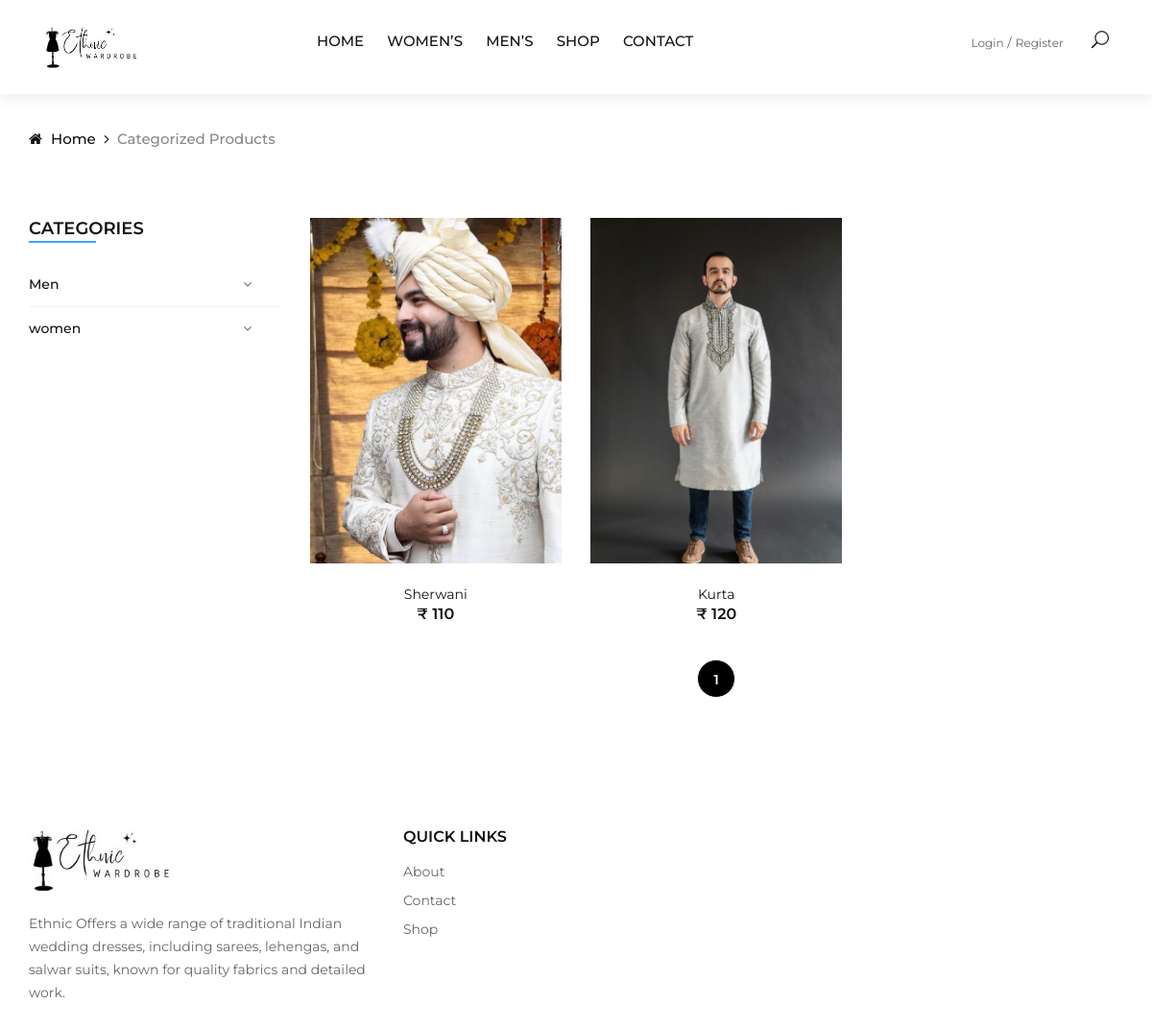
Screenshot of /catwiseprod/1 with the database file from the repository.
### myapp/models.py (models this page shows, shortened)
class product_category(models.Model):
    Product_category_name = models.CharField(max_length=25)

class product_detail(models.Model):
    L_id = models.ForeignKey(login, on_delete=models.CASCADE, default="")
    Pro_name = models.CharField(max_length=70)
    Pro_brandname = models.CharField(max_length=50, default="Prexa Wear")
    Pro_Cat = models.ForeignKey(product_category, on_delete=models.CASCADE, default="")
    Pro_subcat = models.ForeignKey(product_subcategory, on_delete=models.CASCADE, default="")
    Pro_image = models.ImageField(upload_to="photos")
    Pro_description = models.CharField(max_length=500)
    Pro_price = models.IntegerField()
    is_visible = models.BooleanField(default=True)
    added_date = models.DateTimeField(auto_now=True, editable=False)
    def Pro_images(self):
        return mark_safe('<img src="{}" width="100"/>'.format(self.Pro_image.url))
    Pro_images.allow_tags = True

### myapp/views.py (the view)
# urls.py: path("catwiseprod/<int:cpid>", views.catwiseprod, name="catwiseprod"),
def catwiseprod(request, cpid):
    try:
        uid = request.session['log_id']
        try:
            profiledata = login.objects.get(id=uid)
        except login.DoesNotExist:
            profiledata = None
        proddata = product_detail.objects.filter(is_visible=True, Pro_Cat=product_category(id=cpid))
        catdata = product_category.objects.all()
        subcatdata = product_subcategory.objects.all()
        page = request.GET.get('page', 1)
        paginator = Paginator(proddata, 3)  # Set the number of items per page
        try:
            proddata = paginator.page(page)
        except PageNotAnInteger:
            proddata = paginator.page(1)
        except EmptyPage:
            proddata = paginator.page(paginator.num_pages)
        details = {
            'profiledata': profiledata,
            'proddata': proddata,
            'catdata': catdata,
            'subcatdata': subcatdata,
        }
        return render(request, 'catwiseprod.html', details)
    except:
        pass
    proddata = product_detail.objects.filter(is_visible=True, Pro_Cat=product_category(id=cpid))
    catdata = product_category.objects.all()
    subcatdata = product_subcategory.objects.all()
    page = request.GET.get('page', 1)
    paginator = Paginator(proddata, 3)  # Set the number of items per page
    try:
        proddata = paginator.page(page)
    except PageNotAnInteger:
        proddata = paginator.page(1)
    except EmptyPage:
        proddata = paginator.page(paginator.num_pages)
    details = {
        'proddata': proddata,
        'catdata': catdata,
        'subcatdata': subcatdata,
    }
    return render(request, 'catwiseprod.html', details)

### myapp/templates/catwiseprod.html (shortened to what this page needs)
{% extends 'basic.html' %}
{% load static %}
{% block body %}
    <div class="breadcrumb-option">
        <div class="container">
            <div class="row">
                <div class="col-lg-12">
                    <div class="breadcrumb__links">
                        <a href="/"><i class="fa fa-home"></i> Home</a>
                        <span>Categorized Products</span>
                    </div>
                </div>
            </div>
        </div>
    </div>
     <section class="shop spad">
        <div class="container">
            <div class="row">
                <div class="col-lg-3 col-md-3">
                    <div class="shop__sidebar">
                        <div class="sidebar__categories">
                            <div class="section-title">
                                <h4>Categories</h4>
                            </div>
                            <div class="categories__accordion">
                                <div class="accordion" id="accordionExample">
                                    {% for cd in catdata %}
                                    <div class="card">
                                        <div class="card-heading">
                                            <a data-toggle="collapse" data-target="#collapseOne{{cd.id}}">{{cd.Product_category_name}}</a>
                                        </div>
                                    </div>
                                    {% endfor %}
                                </div>
                            </div>
                        </div>
                    </div>
                </div>
                <div class="col-lg-9 col-md-9">
                    <div class="row">
                        {% for pd in proddata %}
                        <div class="col-lg-4 col-md-6">
                            <div class="product__item">
                                <div class="product__item__pic set-bg" data-setbg="/media/{{pd.Pro_image}}">
                                    <ul class="product__hover">
                                    </ul>
                                </div>
                                <div class="product__item__text">
                                    <h6><a href="/viewprod/{{pd.id}}">{{pd.Pro_name}}</a></h6>
                                    <div class="product__price">₹ {{pd.Pro_price}}</div>
                                </div>
                            </div>
                        </div>
                        {% endfor %}
                        <div class="col-lg-12 text-center">
                            <div class="pagination__option">
                                {% for i in proddata.paginator.page_range %}
                                {% if proddata.number == i %}
                                <a href="?page={{ i }}" style="color:white; background-color:black;">{{ i }}</a>
                                {%  else %}
                                <a href="?page={{ i }}">{{ i }}</a>
                                {% endif %}
                                {% endfor %}
                            </div>
                        </div>
                    </div>
                </div>
            </div>
        </div>
    </section>
{% endblock %}

### myapp/static/css/style.css (style rules this page uses)
html, body { height: 100%; font-family: "Montserrat", sans-serif; -webkit-font-smoothing: antialiased; }
h1, h2, h3, h4, h5, h6 { margin: 0; color: #111111; font-weight: 400; font-family: "Montserrat", sans-serif; }
h4 { font-size: 24px; }
h6 { font-size: 16px; }
ul, ol { padding: 0; margin: 0; }
.section-title { margin-bottom: 45px; }
.section-title h4 { color: #111111; font-weight: 600; text-transform: uppercase; position: relative; display: inline-block; }
.section-title h4:after { position: absolute; left: 0; bottom: -4px; height: 2px; width: 70px; background: #42a5f5; content: ""; }
.set-bg { background-repeat: no-repeat; background-size: cover; background-position: top center; }
.spad { padding-top: 100px; padding-bottom: 100px; }
.breadcrumb-option { padding-top: 35px; }
.breadcrumb__links a { font-size: 15px; font-weight: 500; color: #111111; margin-right: 18px; display: inline-block; position: relative; }
.breadcrumb__links a:after { position: absolute; right: -14px; top: 0; content: ""; font-family: "FontAwesome"; }
.breadcrumb__links a i { margin-right: 5px; }
.breadcrumb__links span { font-size: 15px; font-weight: 500; color: #888888; display: inline-block; }
.product__item { margin-bottom: 35px; }
.product__item__pic { height: 360px; position: relative; overflow: hidden; }
.product__hover { position: absolute; left: 0; width: 100%; bottom: 30px; text-align: center; }
.product__item__text { text-align: center; padding-top: 22px; }
.product__item__text h6 a { font-size: 14px; color: #111111; }
.product__item__text .product__price { color: #111111; font-weight: 600; }
.shop { padding-top: 70px; padding-bottom: 80px; }
.sidebar__categories { margin-bottom: 50px; }
.sidebar__categories .section-title { margin-bottom: 35px; }
.sidebar__categories .section-title h4 { font-size: 18px; }
.categories__accordion .card { border: none; border-radius: 0; padding-bottom: 12px; border-bottom: 1px solid #f2f2f2 !important; margin-bottom: 12px; }
.categories__accordion .card:last-child { padding-bottom: 0; margin-bottom: 0; border-bottom: none !important; }
.categories__accordion .card-heading { cursor: pointer; }
.categories__accordion .card-heading a { font-size: 14px; font-weight: 500; color: #111111; display: block; }
.categories__accordion .card-heading a:after, .categories__accordion .card-heading>a.active[aria-expanded=false]:after { content: ""; font-size: 14px; font-family: "FontAwesome"; color: #666666; position: absolute; right: 30px; top: 0px; }
.pagination__option a { display: inline-block; height: 40px; width: 40px; border: 1px solid #f2f2f2; border-radius: 50%; font-size: 14px; color: #111111; font-weight: 600; line-height: 40px; text-align: center; -webkit-transition: all, 0.3s; -o-transition: all, 0.3s; transition: all, 0.3s; margin-right: 6px; }
.pagination__option a:last-child { margin-right: 0; }
@media only screen and (min-width: 1200px) { .container { max-width: 1170px; } }

### rows the page displays
product_category: Product_category_name "Men"
product_category: Product_category_name "women"
product_detail: shows a picture, Pro_name "Sherwani", Pro_price "110"
product_detail: shows a picture, Pro_name "Kurta", Pro_price "120"

### other values shown
{{ i }} "1"
